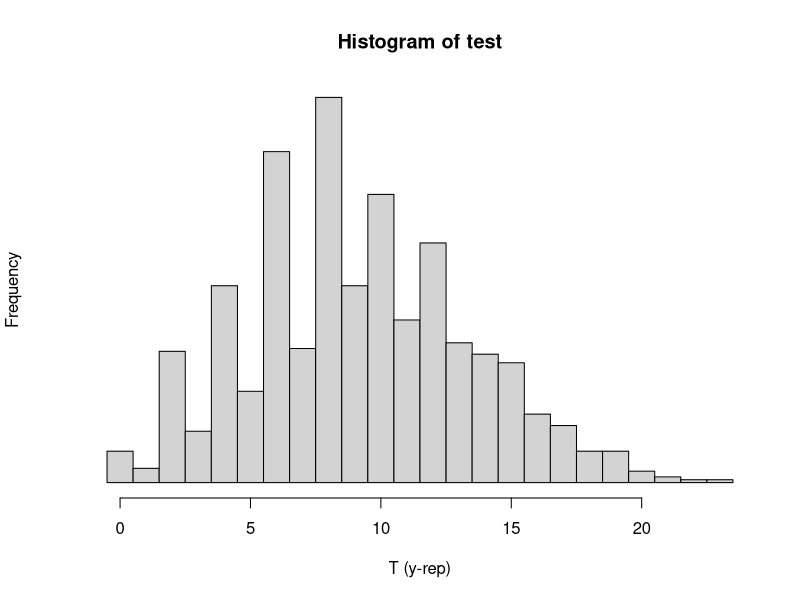

This chart was generated by the following R code:
## ---- chunk 1
test <- NULL 
for (i in 1:1000){ 
  theta <- rbeta (1,8,14) 
  y.rep <- rbinom (1,1,theta) 
  while (sum(y.rep==0) < 13) 
    y.rep <- c(y.rep, rbinom(1,1,theta)) 
  n.rep <- length(y.rep) 
  test <- c(test, 
            sum (y.rep[2:n.rep] != y.rep[1:(n.rep-1)]))} 
hist (test, xlab="T (y-rep)", yaxt="n", breaks=seq(-.5, max(test)+.5), cex=2)
## ---- chunk 2
p_h0 <- choose(12,9)*0.5**9*0.5**3
p_h1_function <- function(x) {choose(12,9)*x**9*(1-x)**3*2}
p_h1 <- integrate(p_h1_function, lower = 0.5, upper = 1)
p_h0
p_h1
p_h1$value/p_h0
## ---- chunk 3
p_h0 <- choose(11,8)*0.5**9*0.5**3
p_h1_function <- function(x) {choose(11,8)*x**9*(1-x)**3*2}
p_h1 <- integrate(p_h1_function, lower = 0.5, upper = 1)
p_h0
p_h1
p_h1$value/p_h0
